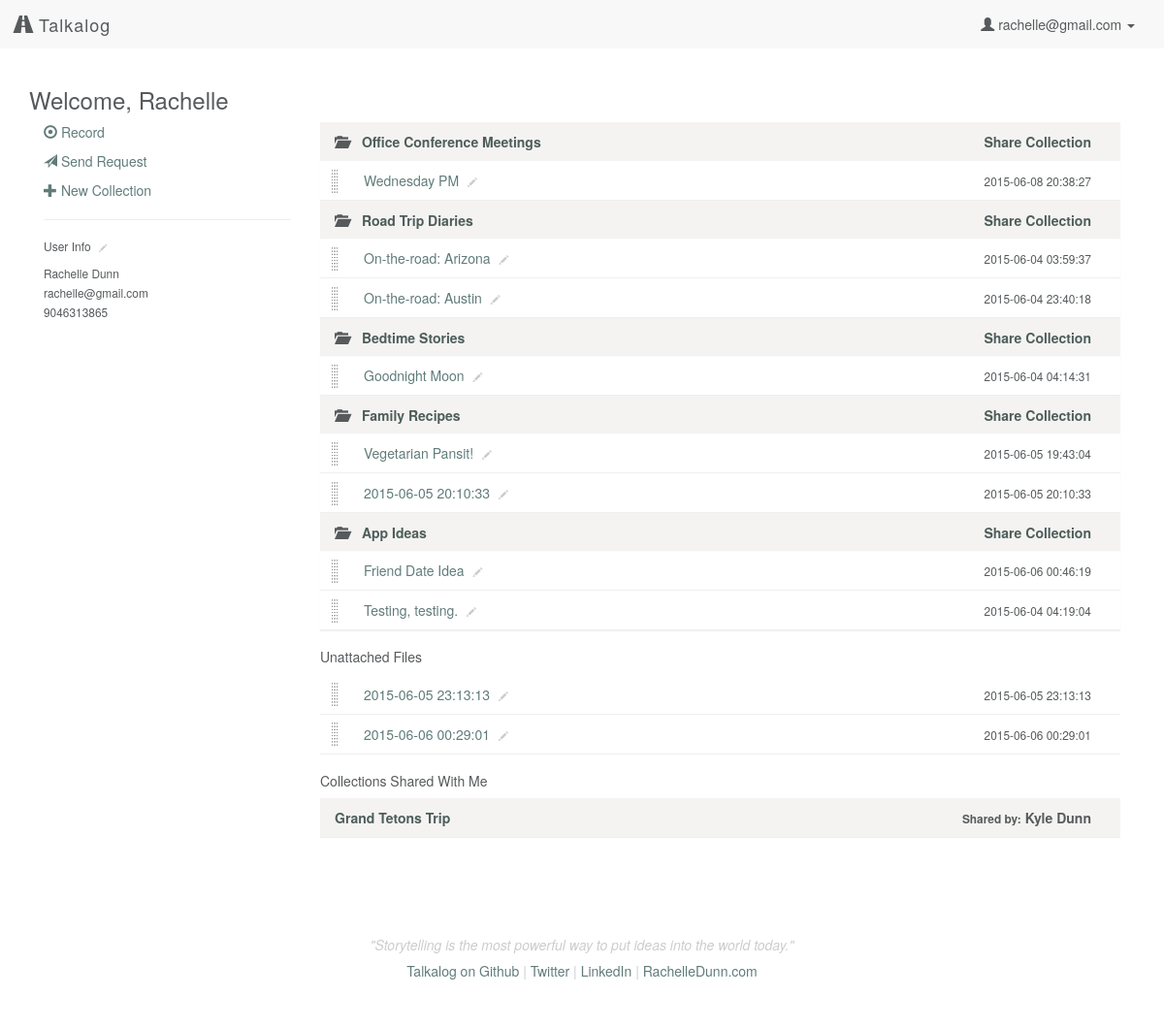
Before: /profile (signed in) with the older database file.
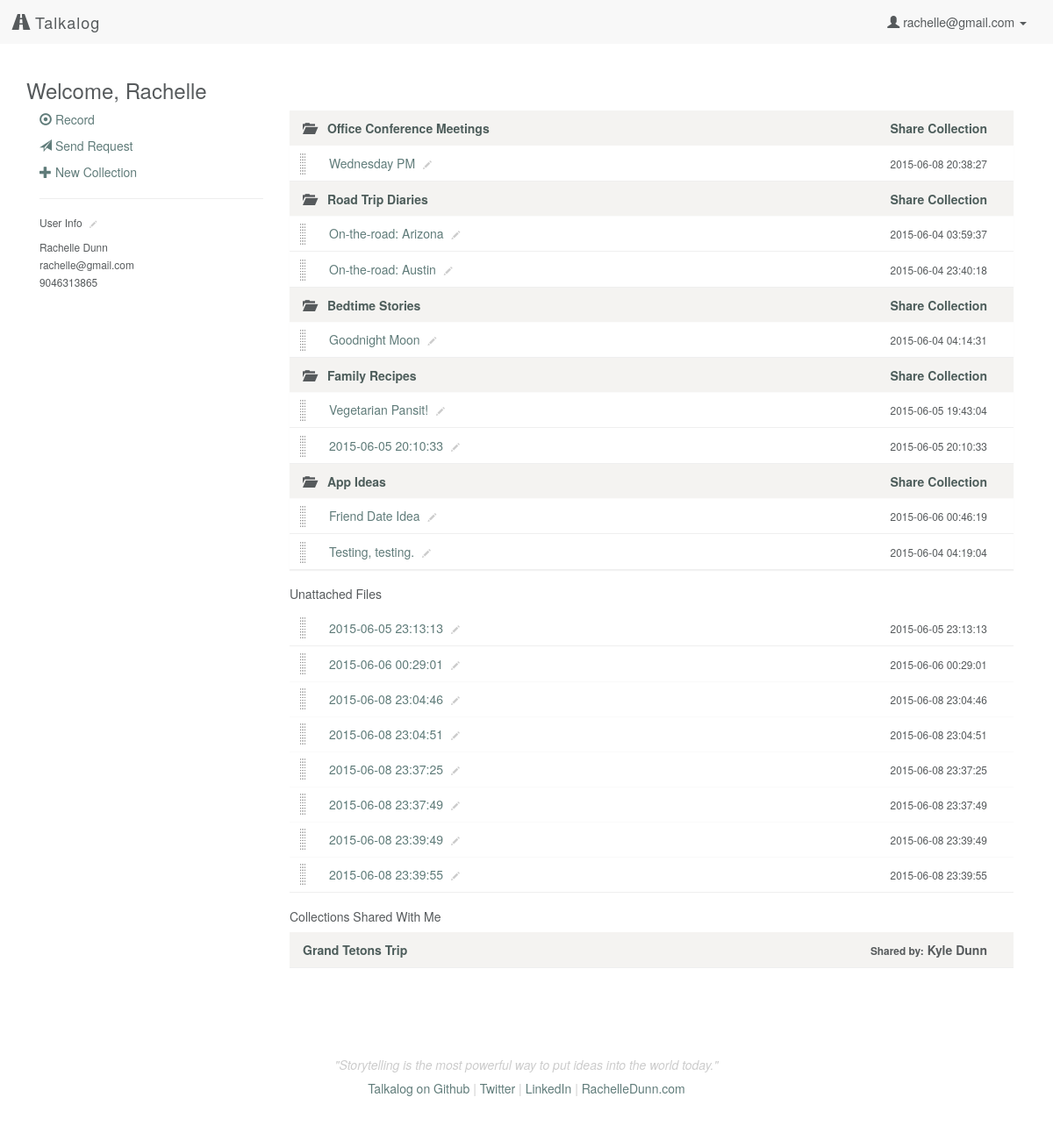
After: the same page with the newer database file.
### model.py (models this page shows, shortened)
class User(db.Model):
    __tablename__ = "Users"
    id = db.Column(db.Integer, autoincrement=True, primary_key=True)
    email = db.Column(db.String(100), nullable=False)
    password = db.Column(db.String(50), nullable=False)
    first_name = db.Column(db.String(50), nullable=False)
    last_name = db.Column(db.String(50), nullable=False)
    tel = db.Column(db.String, nullable=False)

class Collection(db.Model):
    __tablename__ = "Collections"
    id = db.Column(db.Integer, autoincrement=True, primary_key=True)
    user_id = db.Column(db.Integer, db.ForeignKey('Users.id'), nullable=False)
    title = db.Column(db.String, nullable=False, default='Untitled Collection')
    user = db.relationship("User", backref=db.backref("collections", order_by=id))

class CollectionsUploads(db.Model):
    __tablename__ = "CollectionsUploads"
    id = db.Column(db.Integer, autoincrement=True, primary_key=True)
    collection_id = db.Column(db.Integer, db.ForeignKey('Collections.id'), nullable=False)
    upload_id = db.Column(db.Integer, db.ForeignKey('Uploads.id'), nullable=False)
    collection = db.relationship("Collection", backref=db.backref("collectionsuploads", order_by=id))
    upload = db.relationship("Upload", backref=db.backref("collectionsuploads", order_by=id))

class Upload(db.Model):
    __tablename__ = "Uploads"
    id = db.Column(db.Integer, autoincrement=True, primary_key=True)
    user_id = db.Column(db.Integer, db.ForeignKey('Users.id'), nullable=False)
    title = db.Column(db.String, nullable=False, default=db.func.now())
    path = db.Column(db.String(50))
    mimetype = db.Column(db.String(50), default='wav') # wav, jpg, mp3
    datetime = db.Column(db.DateTime, default=db.func.now(), onupdate=db.func.now()) # set datetime to current timestamp
    transcript = db.Column(db.Text)
    user = db.relationship("User", backref=db.backref("uploads", order_by=id))

class CollectionsUsers(db.Model):
    __tablename__ = "CollectionsUsers"
    id = db.Column(db.Integer, autoincrement=True, primary_key=True)
    collection_id = db.Column(db.Integer, db.ForeignKey('Collections.id'), nullable=False)
    user_id = db.Column(db.Integer, db.ForeignKey('Users.id'), nullable=False)
    collection = db.relationship("Collection", backref=db.backref("collectionsusers", order_by=id))
    user = db.relationship("User", backref=db.backref("collectionsusers", order_by=id))

### server.py (the view)
@app.route('/profile')
def user_page():
	"""User profile with list of audio collections and files."""
	if 'email' in session:
		user_email = session['email']
		user = User.query.filter_by(email=user_email).first()
		user_uploads = user.uploads
		user_collections = user.collections
		user_cu = []
		for collection in user_collections:
			cu = collection.collectionsuploads
			for i in cu:
				user_cu.append(i.upload_id)
		singleuploads = []
		for i in user_uploads:
			if i.id not in user_cu:
				singleuploads.append(i)
		return render_template('profile.html', user=user,
			singleuploads=singleuploads, upload_folder=UPLOAD_FOLDER)
	else:
		flash('You must be logged in to view files')
		return redirect('/login')

### templates/profile.html (shortened to what this page needs)
{% extends 'base.html' %}
{% block content %}
    <h3>Welcome, {{ user.first_name }}</h3>
    <div class="row">
        <div class="col-sm-3">
            <p><a href="/record"><span class="glyphicon glyphicon-record" aria-hidden="true"></span> Record</a></p>
            <p><a href="/generate"><span class="glyphicon glyphicon-send" aria-hidden="true"></span> Send Request</a></p>
            <p><a href="#" data-toggle="modal" data-target="#myModal"><span class="glyphicon glyphicon-plus" aria-hidden="true"></span> New Collection</a></p>
            <hr>
            <h6>User Info <a href="/edit/user"><span class="glyphicon glyphicon-pencil click-to-edit" aria-hidden="true"></span></a></h6>
            <p><small>{{ user.first_name }} {{ user.last_name }}<br>
                {{ user.email }}<br>
                {{ user.tel }}</small></p>
        </div>
        <div class="col-sm-9">
            <div class="file-box">
                <ul class="list-group panel-group" id="accordion">
                    {% if user.collections %}
                        <div class="panel panel-default">
                            {% for collection in user.collections %}
                                <li class="droppable list-group-item collection row panel-heading" collection-id="{{ collection.id }}">
                                    <div class="name col-xs-8 panel-title">
                                        <a class="accordion-toggle" data-toggle="collapse" data-parent="#accordion" href="#collapse{{ collection.id }}"><span class="indicator glyphicon glyphicon-folder-open" aria-hidden="true"></span></a>
                                        <a href="/collection/{{ collection.id }}">{{ collection.title }}</a>
                                    </div>
                                    <div class="share col-xs-4 text-right">
                                        <a href="#" data-toggle="modal" data-target="#share-{{ collection.id }}">
                                          Share <span class="hidden-xs">Collection</span>
                                        </a>
                                    </div>
                                </li>
                                <div class="panel-collapse collapse in" id="collapse{{ collection.id }}">
                                    <div class="panel-body">
                                    {% for cu in collection.collectionsuploads %}
                                        <li class="draggable upload list-group-item row" upload-id="{{ cu.upload.id }}">
                                            <div class="name col-xs-8">
                                                <div class="control-group control-group-inline">
                                                    <div class="controls">
                                                        <a href="/listen/{{ cu.upload.id }}" class="upload-title" data-toggle="#pencil-{{ cu.upload.id }}" upload-id="{{ cu.upload.id }}" id="upload-{{ cu.upload.id }}">{{ cu.upload.title }}</a>
                                                        <span class="edit" id="pencil-{{ cu.upload.id }}" upload-id="{{ cu.upload.id }}"><span class="glyphicon glyphicon-pencil click-to-edit" aria-hidden="true"></span></span>
                                                    </div>
                                                </div>
                                            </div>
                                            <div class="type col-xs-4 text-right">
                                                <small>{{ cu.upload.datetime }}</small>
                                            </div>
                                        </li>
                                    {% endfor %}
                                    </div>
                                </div>
                            {% endfor %}
                        </div>
                    {% endif %}
                </ul>
            </div>
            {% if singleuploads %}
            <h5>Unattached Files</h5>
            <div class="file-box">
                <ul class="list-group">
                    {% for upload in singleuploads %}
                        {% if upload.path %}
                            <li class="draggable upload list-group-item row" upload-id="{{ upload.id }}">
                                <div class="name col-xs-8">
                                    <div class="control-group control-group-inline">
                                        <div class="controls">
                                            <a href="/listen/{{ upload.id }}" class="upload-title" data-toggle=".pencil-{{ upload.id }}" upload-id="{{ upload.id }}" id="upload-{{ upload.id }}">{{ upload.title }}</a>
                                            <span class="edit pencil-{{ upload.id }}"><span class="glyphicon glyphicon-pencil click-to-edit" aria-hidden="true"></span></span>
                                        </div>
                                    </div>
                                </div>
                                <div class="type col-xs-4 text-right">
                                    <small>{{ upload.datetime }}</small>
                                </div>
                            </li>
                        {% endif %}
                    {% endfor %}
                </ul>
            </div>
            {% endif %}
            {% if user.collectionsusers %}
            <h5>Collections Shared With Me</h5>
            <div class="file-box">
                <ul class="list-group">
                    {% for collection in user.collectionsusers %}
                        <li class="list-group-item collection row">
                            <div class="name col-xs-8"><a href="/collection/{{ collection.collection.id }}">{{ collection.collection.title }}</a></div>
                            <div class="col-xs-4 text-right"><small class="hidden-xs">Shared by:</small> {{ collection.collection.user.first_name }} {{ collection.collection.user.last_name }}</div>
                        </li>
                    {% endfor %}
                </ul>
            </div>
            {% endif %}
        </div>
    </div>
{% endblock %}

### templates/base.html (shortened to what this page needs)
<!DOCTYPE html>
<html lang="en">
    <head>
        <link rel="stylesheet" href="https://maxcdn.bootstrapcdn.com/bootstrap/3.3.4/css/bootstrap.min.css">
        <link rel="stylesheet" href="/static/css/style.css"/>
        <link rel="stylesheet" href="https://ajax.googleapis.com/ajax/libs/jqueryui/1.11.4/themes/smoothness/jquery-ui.css"/>
    </head>
    <body>
        <nav class="navbar navbar-default">
            <div class="container-fluid">
                <div class="navbar-header">
                    <a class="navbar-brand" href="/"><span class="glyphicon glyphicon-road" aria-hidden="true"></span> Talkalog</a>
                </div>
                <div class="collapse navbar-collapse" id="bs-example-navbar-collapse-1">
                    <ul class="nav navbar-nav navbar-right">
                    {% if 'email' in session %}
                        <li class="dropdown">
                        <a href="#" class="dropdown-toggle" data-toggle="dropdown" role="button" aria-expanded="false"><span class="glyphicon glyphicon-user" aria-hidden="true"></span> {{ session['email'] }} <span class="caret"></span></a>
                        </li>
                    {% else %}
                        <li><a href="/login">Login</a></li>
                        <li><a href="/signup">Sign Up</a></li>
                    {% endif %}
                    </ul>
                </div>
            </div>
        </nav>
        <div class="container">
            {% block content %}{% endblock %}
        </div>
        <div class="container">
            <footer class="footer">
                <p>"Storytelling is the most powerful way to put ideas into the world today."</p>
                <h5><a href="http://github.com/rachelledunn/talkalog" target="_blank">Talkalog on Github</a> | <a href="http://twitter.com/rchdnn" target="_blank">Twitter</a> | <a href="http://linkedin.com/in/rachelledunn" target="_blank">LinkedIn</a> | <a href="http://rachelledunn.com/" target="_blank">RachelleDunn.com</a></h5>
            </footer>
        </div>
    </body>
</html>

### static/css/style.css (style rules this page uses)
body { background-color: #ffffff; color: #565a5c; }
a { color: #607c7a; -webkit-transition: color 0.1s linear 0s; -moz-transition: color 0.1s linear 0s; -o-transition: color 0.1s linear 0s; transition: color 0.1s linear 0s; }
.h1, .h2, .h3, .h4, .h5, h1, h2, h3, h4, h5 { font-weight: 200; }
.navbar-default { border-radius: 0; border: none; }
.navbar-default .navbar-brand { font-weight: 200; letter-spacing: 1px; }
.navbar-default a, .navbar-default .navbar-brand, .navbar-default .navbar-nav > li > a { color: #565a5c; }
.row { margin-left: auto; margin-right: auto; }
.footer { padding-top: 40px; padding-bottom: 40px; margin-top: 40px; text-align: center; color: #cccccc; }
.footer p { font-style: italic; }
.list-group-item { border-radius: 0 !important; border: none; border-bottom: 1px solid #efefef; }
.draggable { background: url("/static/img/drag-drop.png") no-repeat 10px center/10px auto rgba(255, 255, 255, 0.7); clear: both; display: block; min-height: 40px; padding-left: 30px; }
.collection, .list-group-heading { background-color: #F4F3F1 !important; padding-left: 0; font-weight: 600; }
.collection a, .list-group-heading a { color: #4d5d5b; }
.panel-heading { border-radius: 0; }
.panel-body { padding: 0; }
.panel-default > .panel-heading + .panel-collapse > .panel-body { border: none; }
.list-group-item:first-child, .list-group-item:last-child { margin-bottom: 0; border-radius: 0; }
.panel-title { margin-top: inherit; margin-bottom: inherit; font-size: inherit; color: inherit; }
.panel-group .panel { margin-bottom: 0; border-radius: 0; border: none; }
.panel-default > .panel-heading { color: inherit; background-color: inherit; }
.glyphicon-folder-open, .glyphicon-folder-close { color: #565a5c; padding-right: 10px; }
.click-to-edit { font-size: 70%; vertical-align: baseline; padding: 0 5px; color: #cccccc; }

Changed rows visible on the page:
now on this page (row edited): Upload: title "2015-06-08 23:04:46", datetime "2015-06-08 23:04:46"
added Upload: title "2015-06-08 23:04:51", datetime "2015-06-08 23:04:51"
added Upload: title "2015-06-08 23:37:25", datetime "2015-06-08 23:37:25"
added Upload: title "2015-06-08 23:37:49", datetime "2015-06-08 23:37:49"
added Upload: title "2015-06-08 23:39:49", datetime "2015-06-08 23:39:49"
added Upload: title "2015-06-08 23:39:55", datetime "2015-06-08 23:39:55"
